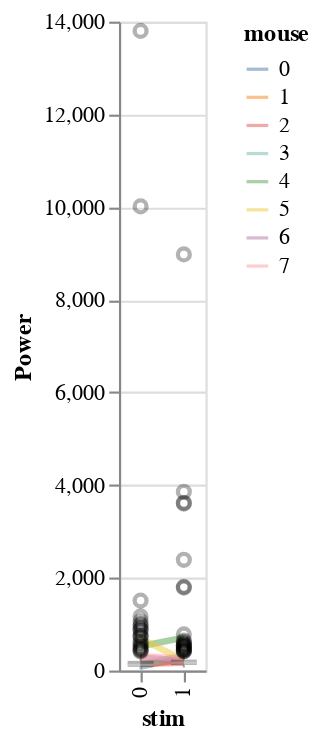

Source (notebook cell):
### Code cell
reload(visualization)
visualization.plot_data(df=df,x='stim',y='Power',color='mouse')

### Figure 1 — Vega-Lite specification as saved in the notebook (floating-point values rounded to 4 significant figures; data arrays with more than 128 entries replaced by an {"elided": "..."} marker saying what was removed)
{"config": {"view": {"continuousWidth": 400, "continuousHeight": 300}}, "layer": [{"mark": {"type": "line", "fill": null, "opacity": 0.5, "size": 3}, "encoding": {"color": {"type": "nominal", "field": "mouse"}, "x": {"type": "ordinal", "field": "stim"}, "y": {"type": "quantitative", "aggregate": "mean", "field": "Power", "scale": {"zero": false}}}}, {"mark": {"type": "boxplot", "color": "black", "opacity": 0.3, "size": 12}, "encoding": {"x": {"type": "ordinal", "field": "stim"}, "y": {"type": "quantitative", "field": "Power", "scale": {"zero": false}}}}], "data": {"name": "data-5afb502aa050c3b3158ca98ea8aed80d"}, "$schema": "https://vega.github.io/schema/vega-lite/v4.8.1.json", "datasets": {"data-5afb502aa050c3b3158ca98ea8aed80d": {"elided": "480 records"}}}
